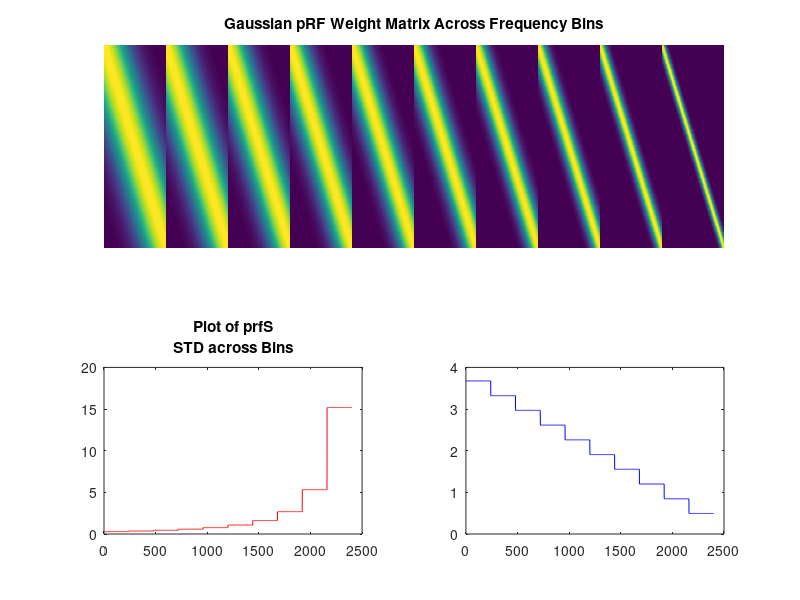

This chart was generated by the following MATLAB code: (Note: this script raises an error after producing the figure.)
% pRF Mapping Demo
%
% This script demonstrates a simple pRF (population Receptive Field) mapping
% workflow for a 1D frequency continuum. We generate a grid of possible 
% Gaussian tuning curves, load single-trial beta estimates from our fMRI data, then 
% perform cross-validation to identify each voxel's best-fit tuning function.
% We show two approaches:
%   1) Grid Search by maximum correlation
%   2) Permutation-based approach (to assess significance of the peak)


%% ========================================================================
%  1) Setup: Define transformations & paths
%  ========================================================================

% Define Log2 transformations for going back and forth between Hz and log (octave)-space
inv_transform = @(x) 2.^x;   % from log2 space to Hz
log_transform = @(x) log2(x);% from Hz to log2 space

% Add path to custom permutation functions
addpath(genpath('purmutation'));


%% ========================================================================
%  2) Define the frequency continuum 
%  ========================================================================
%
% Here, we create the set of all possible Gaussian tuning functions 
% (the "dictionary" or "grid" for the pRF model). We do so by 
% discretizing the frequency axis and a range of tuning widths.

% Frequency range (in Hz): from 200 Hz to 6000 Hz, 
steps        = 240;                                                          % number of continua steps (in this case matching stimuli)
ff_oct       = linspace(log_transform(200), log_transform(6000), steps);     % create the grid in steps
ff_hz        = inv_transform(ff_oct);                                        % actual frequencies (Hz)

% Subsample if desired (e.g., freqstep = 1 means we take every point)
freqstep     = 1; 
subsample    = 1:freqstep:length(ff_hz);

% Define Full-Width-Half-Max (FWHM) range and number of steps
tunsteps     = 10;                                                           % number of tuningwidth steps
fwhm         = linspace(25, 180, tunsteps);                                  % example: from narrower to wider
fwhm         = sort(fwhm, 'descend');                                        % descending order

% The bin spacing in log2 space between subsequent frequency bins:
mustep_all   = diff(log_transform(ff_hz(subsample)));
mustep       = mustep_all(1);                                                % if uniform

% Create a grid of pRF centers (mu) and widths (sigma) in this log domain
muarray_bins = log_transform(ff_hz);                                            % all frequency bins   
muarray      = log_transform(ff_hz(subsample));                              % possible center frequencies, in log2 space
sigmagrid    = log_transform(2)./(mustep(1).*fwhm/2).^2;                     % grid of tuning width, in sigma units
octgrid      = log2(inv_transform((fwhm-1)*mustep(1)));                      % same grid converted to octaves

% (Optional) show approximate range of widths:
disp('Approximate FWHM range in log2 domain:');
approx_sigma = mustep * fwhm;  
disp(['From ~', num2str(approx_sigma(end)), ' to ', num2str(approx_sigma(1)), ' in log2 scale.']);


%% ========================================================================
%  3) Build the dictionary of all Gaussian pRF shapes
%  ========================================================================
%
% Here, we create the dictionary for al gaussian pRF shapes, 
% where W is the prfMU x prfS matrix.

% Calculate needed sizes for variables
musteps    = numel(muarray);           % # of center-frequency steps
ssteps     = numel(sigmagrid);         % # of sigma steps
colormapMU = sort(linspace(-10, 10, musteps), 'descend');  % for coloring mu in BrainVoyager (-10, 10)
colormapS  = sort(linspace(-10, 10, ssteps), 'descend');   % for coloring sigma in BrainVoyager (-10, 10)
ns         = length(sigmagrid);        % just a shorthand

% Pre-allocate / initialize outputs
W      = [];    % The final dictionary matrix (i.e. the Grid)
prfMU  = [];    % Center-frequencies (mu) for each column in W
prfS   = [];    % Sigma values for each column in W
prfO   = [];    % Octave width
CM     = [];    % Color map entries for mu
CS     = [];    % Color map entries for sigma

% Squared distance between each frequency bin and each center (in log2 space)
D2     = (muarray_bins' - muarray).^2;

% Pre-allocate W: rows = # frequency bins, columns = # total (mu x sigma)
W      = zeros(length(muarray), musteps * ssteps);

% Loop over each sigma value, build all Gaussians at once
for it = 1:ns
    % For the current sigma, fill in the columns of W corresponding to all mus
    %   exp(- sigmagrid(it) * (bin - mu)^2 ) for each bin & each mu.
    colIdx = ((it - 1)*musteps + 1) : (it*musteps);
    W(:, colIdx) = exp(-sigmagrid(it) .* D2);
    
    % Popluate the variables
    prfS  = [prfS;  zeros(musteps,1) + sigmagrid(it)];
    prfMU = [prfMU; muarray'];  
    prfO  = [prfO;  zeros(musteps,1) + octgrid(it)];
    CM    = [CM;    colormapMU'];
    CS    = [CS;    zeros(musteps,1) + colormapS(it)];
end

%% Plot the Gaussian pRF dictionary (OPTIONAL)

figure;

% First row: Full-width image
subplot(2,1,1); % Two rows, one column, first plot
imagesc(W);
title('Gaussian pRF Weight Matrix Across Frequency Bins');
axis off; 

% Second row: Two side-by-side plots
subplot(2,2,3); % Two rows, two columns, third plot
plot(prfS, 'r');
title({'Plot of prfS', 'STD across Bins'});

subplot(2,2,4); % Two rows, two columns, fourth plot
plot(prfO, 'b');
title({'Plot of prfO'}, {'Center Freq. across Bins'});


%% ========================================================================
%  4) Load single-trial fMRI betas & visualize example voxels
%  ========================================================================
%
% We assume you have single-trial beta estimates (BetasSEPTrain) and
% a frequency map (FMapTrain) that indicates the amplitude or significance
% of each voxel's response to the frequency continuum. 
% We'll also see how some example voxels' betas look across trials.

% Load your data file (example name shown)
dataFile        = fullfile('Betas_RH_Auditory_denoise0_cv1.mat');
load(dataFile, 'BetasSEPTrain', 'FMapTrain', 'InfoVTCTrain');

% Optional: Filter voxels based on some threshold in the F-map
pth             = 0.0;                          % threshold in percentile (0 means keep all)
selvox          = FMapTrain > pth;              % e.g., keep everything for this demo

% Filter Betas to keep only selected voxels
BetasSEPTrain   = BetasSEPTrain(:, selvox);
fmap            = FMapTrain(selvox); 
[ntrials, nvox] = size(BetasSEPTrain);

%% Plot 3 voxels and their corresponding Single-Trial Betas (over the continuum) (OPTIONAL)

% As a quick example, let's pick top 1% of voxels in the map and visualize a few:
top_percentile  = prctile(fmap, 99);             % 99th percentile
top_voxels_idx  = find(fmap >= top_percentile);  % Indices within the filtered set
nToShow         = min(3, length(top_voxels_idx));

% Randomly select up to 3 voxels
selected_voxels = randsample(top_voxels_idx, nToShow);

% Extract and plot their betas
beta_values = BetasSEPTrain(:, selected_voxels);

figure('Color', [1,1,1], 'Position', [100, 100, 1200, 400]);
for i = 1:nToShow
    subplot(1, nToShow, i);
    plot(beta_values(:, i), 'LineWidth', 2.5);
    xlabel('Trial Number', 'FontSize', 14, 'FontWeight', 'bold');
    ylabel('Beta Weight', 'FontSize', 14, 'FontWeight', 'bold');
    title(['Voxel ' char('A' + i - 1)], 'FontSize', 16, 'FontWeight', 'bold');
    grid on;
    set(gca, 'FontSize', 12, 'LineWidth', 1.5);
end
sgtitle('Example Betas for Top Voxels', 'FontSize', 18, 'FontWeight', 'bold');


%% ========================================================================
%  5) Cross-validation & Fitting
%  ========================================================================
%
% We do two approaches:
%   A) Grid Search by max correlation
%   B) Permutation-based approach for significance testing
% We'll store the best-fitting "seed" (column in W) for each voxel under both.

% K-fold cross-validation
kfold           = 6;
cv              = cvpartition(ntrials, 'kfold', kfold);

% Create or load a null-hypothesis structure for permutations
% (e.g., random reassignments).
nperm           = 1000;
H0              = get_penaltybasedonRanks(eye(size(W, 1)), [], [], nperm, W);

% Preallocate
bestSeed_grid   = zeros(nvox,1);    % best-fitting dictionary index from grid search
bestSeed_perm   = zeros(nvox,1);    % best-fitting dictionary index from permutation approach

% For each fold in the CV, we find best seeds in the training set. 
for itcv = 1:(kfold + 1)

    % Do the train/test split
    if itcv <= kfold
        disp(['Cross Val Fold ' num2str(itcv)]);
        tr = cv.training(itcv);
        te = cv.test(itcv);
    else
        % Last pass: use all data as "training"
        disp(['Final pass: Whole data']);
        tr = true(ntrials,1);
        te = tr;
    end
    
    % Extract training / test
    Xtr             = BetasSEPTrain(tr, :);         % Betas for training set
    Ftr             = W(tr, :);                     % Dictionary for training
    
    % A) Grid Search: 
    %    For each voxel, find the column of Ftr that best correlates with Xtr.
    cXtrFtr         = corr(Xtr, Ftr);               % [nvox x #dictionaryCols]
    [~, bestCol]    = max(cXtrFtr, [], 2);          % best-fitting column index
    bestSeed_grid   = bestCol;                      % store results (overwrites each pass, as an example)
    
    % B) Permutation-based approach:
    %    We fit Gaussian pRF based on ranks (or any cost function you define),
    %    then compare those ranks to a permutation-based null distribution (H0).
    %    The function returns the best-fitting 
    %    index (locRanks), the corresponding waveforms (Wprf), and p-values (pvalW).
    [locRanks, Wprf, pvalW] = fitGaussianPrfbasedonRanks( ...
                                eye(size(Ftr,1)), Xtr, prfS, prfMU, H0, Ftr, []);
    bestSeed_perm = locRanks; % store results
end


%% ========================================================================
%  6) Saving data as maps
%  ========================================================================
%
% Here we save the data as maps, taking the original linear indexes
%  Note that for visualization we have scaled the values from -10, to 10,
%  but can also save the maps as 'raw' prf_mu and sigma estimates
%  (e.g. prfMU(bestSeed_perm); prfS(bestSeed_perm); prfO(bestSeed_perm);)

% Save maps for gridsearch
map = zeros(size(FMapTrain, 2), 2);
CM = round(CM);
map(selvox, 1) = CM(bestSeed_grid); % mean and 
map(selvox, 2) = CS(bestSeed_grid); % mean and 
saveICAMap('', '', map, ...
        {['prfMU'], ['TW']}, ...
        'prf_gridsearch', InfoVTCTrain);

% Save maps for permuations
map = zeros(size(FMapTrain, 2), 2);
map(selvox, 1) = CM(bestSeed_perm); % mean and 
map(selvox, 2) = CS(bestSeed_perm); % mean and 
saveICAMap('', '', map, ...
        {['prfMU'], ['TW']}, ...
        'prf_permutations', InfoVTCTrain);


%% ========================================================================
%  7) Summarize Results Across Voxels (OPTIONAL)
%  ========================================================================
%
% We compare the distribution of best-fitting pRF center frequency and 
% tuning widths across grid search vs permutation approach.

% Because prfMU, prfS, prfO correspond to columns, we can index with bestSeed_xxx:
selvox_idx = find(selvox);  % the absolute voxel indices in original data
grid_mu    = prfMU(bestSeed_grid); 
grid_o     = prfO(bestSeed_grid);

perm_mu    = prfMU(bestSeed_perm);
perm_o     = prfO(bestSeed_perm);

% Plot 2D histograms and 1D histograms comparing the two approaches
figure('Color', [1,1,1], 'Position', [100, 100, 1400, 1000]);

% (1) 2D histogram of central frequency
subplot(2,2,1);
[N,Xedges,Yedges] = histcounts2(grid_mu, perm_mu, [48 48]);
imagesc(Xedges, Yedges, N'); axis xy; colorbar;
xlabel('Grid Search (mu)', 'FontSize', 14, 'FontWeight', 'bold');
ylabel('Permutation (mu)', 'FontSize', 14, 'FontWeight', 'bold');
title('Central Frequency Comparison', 'FontSize', 16, 'FontWeight', 'bold');

% (2) 2D histogram of tuning width
subplot(2,2,2);
[N,Xedges,Yedges] = histcounts2(grid_o, perm_o, [10 10]);
imagesc(Xedges, Yedges, N'); axis xy; colorbar;
xlabel('Grid Search (octaves)', 'FontSize', 14, 'FontWeight', 'bold');
ylabel('Permutation (octaves)', 'FontSize', 14, 'FontWeight', 'bold');
title('Tuning Width Comparison', 'FontSize', 16, 'FontWeight', 'bold');

% (3) 1D histogram of central frequency
subplot(2,2,3); hold on;
h1 = histogram(grid_mu, 100, 'FaceAlpha', 0.6, 'EdgeColor', 'none'); 
h2 = histogram(perm_mu, 100, 'FaceAlpha', 0.6, 'EdgeColor', 'none');
title('Central Frequency', 'FontSize', 16, 'FontWeight', 'bold');
legend([h1, h2], {'Grid Search','Permutation'}, 'FontSize', 12);
xlabel('mu (log2)', 'FontSize', 14); ylabel('Count', 'FontSize', 14);

% (4) 1D histogram of tuning width
subplot(2,2,4); hold on;
h3 = histogram(grid_o, 20, 'FaceAlpha', 0.6, 'EdgeColor', 'none'); 
h4 = histogram(perm_o, 20, 'FaceAlpha', 0.6, 'EdgeColor', 'none');
title('Tuning Width', 'FontSize', 16, 'FontWeight', 'bold');
legend([h3, h4], {'Grid Search','Permutation'}, 'FontSize', 12);
xlabel('Width (oct)', 'FontSize', 14); ylabel('Count', 'FontSize', 14);
hold off;

sgtitle('Brain Level Distributions', 'FontSize', 18, 'FontWeight', 'bold');


%% ========================================================================
%  8) Visualizing the pRF fit for an Example Voxel (OPTIONAL)
%  ========================================================================
%
% Select an example voxel based on correlation strength (>0.4) and narrow tuning width (<1 octave)
% and visualize the voxel’s response compared to the best-fitting Gaussian from both approaches:
%   1) Grid Search
%   2) Permutation-based significance testing.

% Convert best-fitting grid indices into linear indices for extraction
indlin          = sub2ind(size(cXtrFtr), (1:nvox)', bestSeed_grid);
corrhat         = cXtrFtr(indlin);      % correlation with best-fitting Gaussian from grid search

% Choose voxel that meets selection criteria
%  (e.g. change bestSeed to > 3 for broader prfs) 
selected_voxels = find(corrhat > 0.4 & prfO(bestSeed_grid) < 1);
myvox           = selected_voxels(3);  % pick third voxel as an example

% Sort correlation values (for later use in plotting)
[~, ord]        = sort(cXtrFtr(myvox,:), 'ascend');

% Plotting the example voxel
fig             = figure('Color', [1,1,1], 'Position', [100, 100, 700, 700]);
tiledlayout(3,2,'TileSpacing','compact', 'Padding','compact');
sgtitle(sprintf('Voxel %d | Center freq (MU): %.2f | Tuning width (O): %.2f', ...
    myvox, prfMU(bestSeed_grid(myvox)), prfO(bestSeed_grid(myvox))), 'FontSize',16,'FontWeight','bold');

% Time series comparison plot (data vs. models)
ax1             = nexttile([2 2]); % larger plot
hold on;
plot(Xtr(:,myvox)./max(Xtr(:,myvox)), 'LineWidth', 2); % normalized voxel data
l1              = plot(Ftr(:, bestSeed_grid(myvox)), '-', 'LineWidth', 2);      % Grid search fit
l2              = plot(Ftr(:, bestSeed_perm(myvox)), '-', 'LineWidth', 2);      % Permutation fit
hold off;
legend([l1,l2], {'Grid Search', 'Permutation'}, 'FontSize',12);
title(sprintf('Voxel Response (Correlation: %.2f)', corrhat(myvox)), 'FontSize',14);
xlabel('Trial Number','FontSize',12);
ylabel('Normalized Amplitude','FontSize',12);
set(gca,'FontSize',12,'LineWidth',1.5);

% Grid Search correlation (cost function map)
ax2             = nexttile;
imagesc(octgrid, muarray, reshape(cXtrFtr(myvox,:), length(muarray), length(sigmagrid)));
colorbar; axis xy;
hold on;
plot(prfO(bestSeed_grid(myvox)), prfMU(bestSeed_grid(myvox)), '.r','MarkerSize',20);
hold off;
xlabel('Tuning Width (octaves)','FontSize',12);
ylabel('Center Frequency (log2)', 'FontSize',14);
title('Grid Search Correlation', 'FontSize',14,'FontWeight','bold');

% Permutation-based significance map (-log10 p-values)
ax3             = nexttile;
imagesc(octgrid, muarray, reshape(-log10(pvalW(myvox,:)), length(muarray), length(sigmagrid)));
colorbar; axis xy;
hold on;
plot(prfO(bestSeed_perm(myvox)), prfMU(bestSeed_perm(myvox)), '.r','MarkerSize',20);
hold off;
xlabel('Tuning Width (oct)', 'FontSize',14);
ylabel('Frequency (log2)', 'FontSize',14);
title('Permutation Significance (-log10 p)', 'FontSize',14,'FontWeight','bold');

% Print best-fit parameters to console for clarity
disp(['Grid Search - prfMU: ', num2str(prfMU(bestSeed_grid(myvox)))]);
disp(['Grid Search - prfO: ', num2str(prfO(bestSeed_grid(myvox)))]);
disp(['Permutation - prfMU: ', num2str(prfMU(bestSeed_perm(myvox)))]);
disp(['Permutation - prfO: ', num2str(prfO(bestSeed_perm(myvox)))]);

% Optimize layout
set(gcf,'PaperPositionMode','auto');
